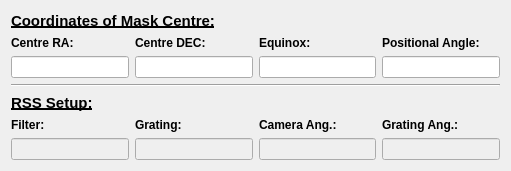
   <widget class="QWidget" name="layoutWidget">
    <property name="geometry">
     <rect>
      <x>510</x>
      <y>20</y>
      <width>511</width>
      <height>171</height>
     </rect>
    </property>
    <layout class="QVBoxLayout" name="verticalLayout_2">
     <item>
      <layout class="QVBoxLayout" name="verticalLayoutMain_MaskCoords">
       <item>
        <widget class="QLabel" name="labelMain_MaskHeading">
         <property name="font">
          <font>
           <family>Arial</family>
           <pointsize>11</pointsize>
           <weight>75</weight>
           <bold>true</bold>
           <underline>true</underline>
          </font>
         </property>
         <property name="text">
          <string>Coordinates of Mask Centre:</string>
         </property>
        </widget>
       </item>
       <item>
        <layout class="QGridLayout" name="gridLayoutMain_MaskCoords">
         <item row="0" column="0">
          <widget class="QLabel" name="labelMain_CenRA">
           <property name="font">
            <font>
             <family>Arial</family>
             <weight>75</weight>
             <bold>true</bold>
            </font>
           </property>
           <property name="text">
            <string>Centre RA:</string>
           </property>
          </widget>
         </item>
         <item row="0" column="1">
          <widget class="QLabel" name="labelMain_CenDEC">
           <property name="font">
            <font>
             <family>Arial</family>
             <weight>75</weight>
             <bold>true</bold>
            </font>
           </property>
           <property name="text">
            <string>Centre DEC:</string>
           </property>
          </widget>
         </item>
         <item row="0" column="2">
          <widget class="QLabel" name="labelMain_Epoch">
           <property name="font">
            <font>
             <family>Arial</family>
             <weight>75</weight>
             <bold>true</bold>
            </font>
           </property>
           <property name="text">
            <string>Equinox:</string>
           </property>
          </widget>
         </item>
         <item row="0" column="3">
          <widget class="QLabel" name="labelMain_PA">
           <property name="font">
            <font>
             <family>Arial</family>
             <weight>75</weight>
             <bold>true</bold>
            </font>
           </property>
           <property name="text">
            <string>Positional Angle:</string>
           </property>
          </widget>
         </item>
         <item row="1" column="0">
          <widget class="QLineEdit" name="lineEditMain_CenRA"/>
         </item>
         <item row="1" column="1">
          <widget class="QLineEdit" name="lineEditMain_CenDEC">
           <property name="text">
            <string/>
           </property>
          </widget>
         </item>
         <item row="1" column="2">
          <widget class="QLineEdit" name="lineEditMain_Epoch"/>
         </item>
         <item row="1" column="3">
          <widget class="QLineEdit" name="lineEdit_6">
           <property name="alignment">
            <set>Qt::AlignLeading|Qt::AlignLeft|Qt::AlignVCenter</set>
           </property>
          </widget>
         </item>
        </layout>
       </item>
      </layout>
     </item>
     <item>
      <widget class="Line" name="line">
       <property name="orientation">
        <enum>Qt::Horizontal</enum>
       </property>
      </widget>
     </item>
     <item>
      <layout class="QVBoxLayout" name="verticalLayoutMain_RSSSetup">
       <item>
        <widget class="QLabel" name="labelMain_RSSHeading">
         <property name="font">
          <font>
           <family>Arial</family>
           <pointsize>11</pointsize>
           <weight>75</weight>
           <bold>true</bold>
           <underline>true</underline>
          </font>
         </property>
         <property name="text">
          <string>RSS Setup:</string>
         </property>
        </widget>
       </item>
       <item>
        <layout class="QGridLayout" name="gridLayoutMain_RSSSetup">
         <item row="0" column="0">
          <widget class="QLabel" name="labelMain_Filter">
           <property name="font">
            <font>
             <family>Arial</family>
             <weight>75</weight>
             <bold>true</bold>
            </font>
           </property>
           <property name="text">
            <string>Filter:</string>
           </property>
          </widget>
         </item>
         <item row="0" column="1">
          <widget class="QLabel" name="labelMain_Grating">
           <property name="font">
            <font>
             <family>Arial</family>
             <weight>75</weight>
             <bold>true</bold>
            </font>
           </property>
           <property name="text">
            <string>Grating:</string>
           </property>
          </widget>
         </item>
         <item row="0" column="2">
          <widget class="QLabel" name="labelMain_CamAng">
           <property name="font">
            <font>
             <family>Arial</family>
             <weight>75</weight>
             <bold>true</bold>
            </font>
           </property>
           <property name="text">
            <string>Camera Ang.:</string>
           </property>
          </widget>
         </item>
         <item row="0" column="3">
          <widget class="QLabel" name="labelMain_GrAng">
           <property name="font">
            <font>
             <family>Arial</family>
             <weight>75</weight>
             <bold>true</bold>
            </font>
           </property>
           <property name="text">
            <string>Grating Ang.:</string>
           </property>
          </widget>
         </item>
         <item row="1" column="0">
          <widget class="QLineEdit" name="lineEditMain_Filter">
           <property name="enabled">
            <bool>false</bool>
           </property>
           <property name="readOnly">
            <bool>true</bool>
           </property>
          </widget>
         </item>
         <item row="1" column="1">
          <widget class="QLineEdit" name="lineEditMain_Grating">
           <property name="enabled">
            <bool>false</bool>
           </property>
           <property name="text">
            <string/>
           </property>
           <property name="readOnly">
            <bool>true</bool>
           </property>
          </widget>
         </item>
         <item row="1" column="2">
          <widget class="QLineEdit" name="lineEditMain_CamAng">
           <property name="enabled">
            <bool>false</bool>
           </property>
           <property name="readOnly">
            <bool>true</bool>
           </property>
          </widget>
         </item>
         <item row="1" column="3">
          <widget class="QLineEdit" name="lineEditMain_GrAng">
           <property name="enabled">
            <bool>false</bool>
           </property>
           <property name="readOnly">
            <bool>true</bool>
           </property>
          </widget>
         </item>
        </layout>
       </item>
      </layout>
     </item>
    </layout>
   </widget>
